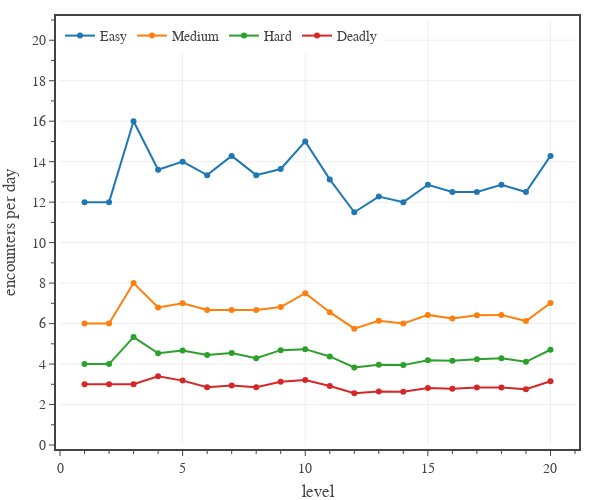

Notebook code for this chart:
### Code cell
# plots the average number of encounters per full adventuring day for each difficulty threshold as a function of PC level
dfP0 = pd.read_csv('../../assets/data/pc-thresholds.csv') # 'Level','Easy XP','Medium XP','Hard XP','Deadly XP','Daily XP'
dfP0['Easy Encounters']   = dfP0['Daily XP']/dfP0['Easy XP']
dfP0['Medium Encounters'] = dfP0['Daily XP']/dfP0['Medium XP']
dfP0['Hard Encounters']   = dfP0['Daily XP']/dfP0['Hard XP']
dfP0['Deadly Encounters'] = dfP0['Daily XP']/dfP0['Deadly XP']

diffs = ['Easy', 'Medium', 'Hard', 'Deadly']


# create figure
fig = go.Figure(
    layout=go.Layout(
        template=TFB_TEMPLATE,
        xaxis=dict(
            title_text='level',
            range=[0,21],
            tick0=0, dtick=5,
            minor=dict(tick0=0, dtick=1),
        ),
        yaxis=dict(
            title_text='encounters per day',
            range=[0,21],
            tick0=0, dtick=2,
            minor=dict(tick0=0, dtick=1),
        ),
        legend=dict(
            xanchor='left', yanchor='top',
            x=0.00, y=1.00,
            orientation='h',
            tracegroupgap=0,
        )
    )
)

# plot data
for d in diffs:
    #ax.plot(dfP0['Level'], dfP0['{} Encounters'.format(d)], label=d)
    fig.add_trace(go.Scatter(
        x=dfP0['Level'], 
        y=dfP0[f'{d} Encounters'],
        mode='markers+lines', 
        #line=dict(color=color),
        name=d,
        hovertemplate= 
            f'<b>{d}</b><br>'
            'Level %{x}<br>'+
            'Encounters %{y:,.1f}' + 
            '<extra></extra>'
    ))


# show figure
fig.update_layout(width=600, height=500)
fig.show(config=TFB_CONFIG)

# save figures
if SAVEFIGS:
    fig.update_layout(autosize=True, width=None, height=None)
    save_fig_html(fig, format='large', name='fig-encounters-per-full-adventuring-day-by-level-large')
    save_fig_html(fig, format='small', name='fig-encounters-per-full-adventuring-day-by-level-small')

### Figure 1 — Plotly figure (JSON) as saved in the notebook; plotly's stock layout.template omitted (floating-point values rounded to 4 significant figures)
{"data": [{"hovertemplate": "<b>Easy</b><br>Level %{x}<br>Encounters %{y:,.1f}<extra></extra>", "mode": "markers+lines", "name": "Easy", "type": "scatter", "x": [1, 2, 3, 4, 5, 6, 7, 8, 9, 10, 11, 12, 13, 14, 15, 16, 17, 18, 19, 20], "y": [12, 12, 16, 13.6, 14, 13.33, 14.29, 13.33, 13.64, 15, 13.12, 11.5, 12.27, 12, 12.86, 12.5, 12.5, 12.86, 12.5, 14.29]}, {"hovertemplate": "<b>Medium</b><br>Level %{x}<br>Encounters %{y:,.1f}<extra></extra>", "mode": "markers+lines", "name": "Medium", "type": "scatter", "x": [1, 2, 3, 4, 5, 6, 7, 8, 9, 10, 11, 12, 13, 14, 15, 16, 17, 18, 19, 20], "y": [6, 6, 8, 6.8, 7, 6.667, 6.667, 6.667, 6.818, 7.5, 6.562, 5.75, 6.136, 6, 6.429, 6.25, 6.41, 6.429, 6.122, 7.018]}, {"hovertemplate": "<b>Hard</b><br>Level %{x}<br>Encounters %{y:,.1f}<extra></extra>", "mode": "markers+lines", "name": "Hard", "type": "scatter", "x": [1, 2, 3, 4, 5, 6, 7, 8, 9, 10, 11, 12, 13, 14, 15, 16, 17, 18, 19, 20], "y": [4, 4, 5.333, 4.533, 4.667, 4.444, 4.545, 4.286, 4.688, 4.737, 4.375, 3.833, 3.971, 3.947, 4.186, 4.167, 4.237, 4.286, 4.11, 4.706]}, {"hovertemplate": "<b>Deadly</b><br>Level %{x}<br>Encounters %{y:,.1f}<extra></extra>", "mode": "markers+lines", "name": "Deadly", "type": "scatter", "x": [1, 2, 3, 4, 5, 6, 7, 8, 9, 10, 11, 12, 13, 14, 15, 16, 17, 18, 19, 20], "y": [3, 3, 3, 3.4, 3.182, 2.857, 2.941, 2.857, 3.125, 3.214, 2.917, 2.556, 2.647, 2.632, 2.812, 2.778, 2.841, 2.842, 2.752, 3.15]}], "layout": {"height": 500, "legend": {"orientation": "h", "tracegroupgap": 0, "x": 0, "xanchor": "left", "y": 1, "yanchor": "top"}, "width": 600, "xaxis": {"dtick": 5, "minor": {"dtick": 1, "tick0": 0}, "range": [0, 21], "tick0": 0, "title": {"text": "level"}}, "yaxis": {"dtick": 2, "minor": {"dtick": 1, "tick0": 0}, "range": [0, 21], "tick0": 0, "title": {"text": "encounters per day"}}}}
